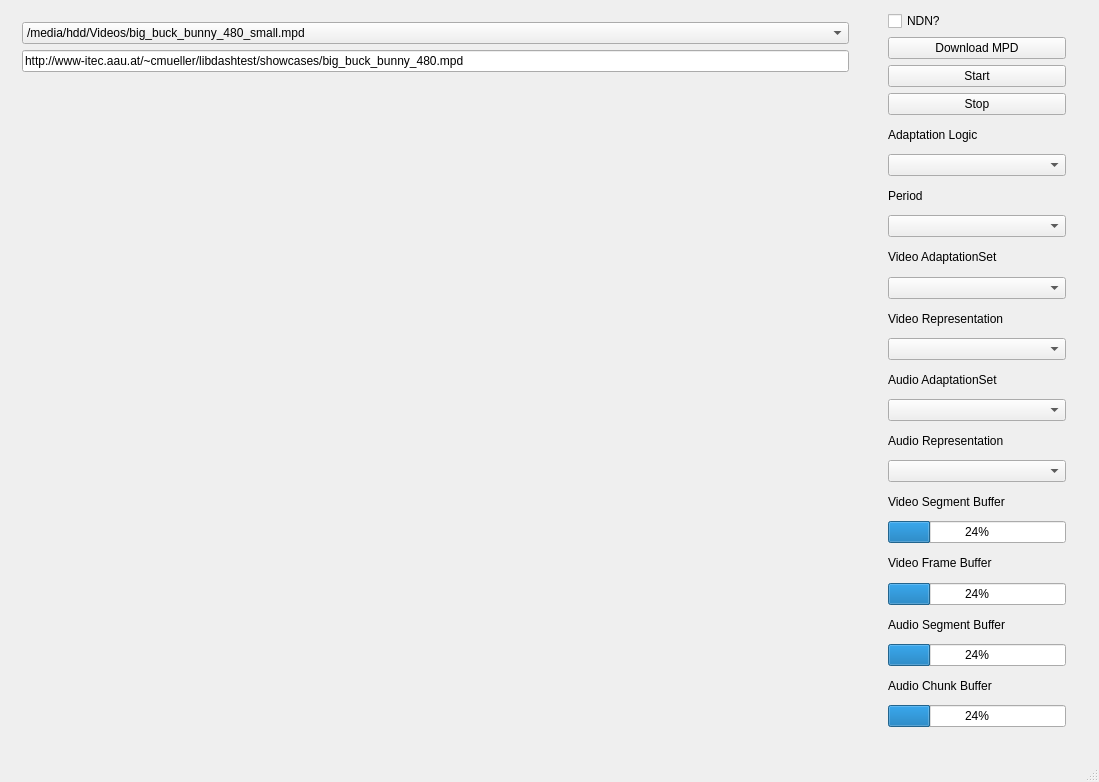
<?xml version="1.0" encoding="UTF-8"?>
<ui version="4.0">
 <class>QtSamplePlayerClass</class>
 <widget class="QMainWindow" name="QtSamplePlayerClass">
  <property name="enabled">
   <bool>true</bool>
  </property>
  <property name="geometry">
   <rect>
    <x>0</x>
    <y>0</y>
    <width>1099</width>
    <height>782</height>
   </rect>
  </property>
  <property name="windowTitle">
   <string>libdash player</string>
  </property>
  <widget class="QWidget" name="centralWidget">
   <layout class="QHBoxLayout" name="horizontalLayout">
    <item>
     <widget class="QWidget" name="widget" native="true">
      <property name="enabled">
       <bool>true</bool>
      </property>
      <property name="minimumSize">
       <size>
        <width>600</width>
        <height>0</height>
       </size>
      </property>
      <layout class="QVBoxLayout" name="verticalLayout_3">
       <item>
        <widget class="QComboBox" name="cb_mpd">
         <property name="editable">
          <bool>false</bool>
         </property>
         <item>
          <property name="text">
           <string>/media/hdd/Videos/big_buck_bunny_480_small.mpd</string>
          </property>
         </item>
         <item>
          <property name="text">
           <string>http://www-itec.aau.at/~cmueller/libdashtest/showcases/big_buck_bunny_480.mpd</string>
          </property>
         </item>
         <item>
          <property name="text">
           <string>http://www-itec.aau.at/~cmueller/libdashtest/showcases/redbull_2_resolutions.mpd</string>
          </property>
         </item>
         <item>
          <property name="text">
           <string>http://www-itec.aau.at/~cmueller/libdashtest/showcases/redbull_segment_template.mpd</string>
          </property>
         </item>
         <item>
          <property name="text">
           <string>http://dash.edgesuite.net/dash264/TestCases/1a/netflix/exMPD_BIP_TC1.mpd</string>
          </property>
         </item>
         <item>
          <property name="text">
           <string>http://dash.edgesuite.net/dash264/TestCases/1a/sony/SNE_DASH_SD_CASE1A_REVISED.mpd</string>
          </property>
         </item>
         <item>
          <property name="text">
           <string>http://dash.edgesuite.net/dash264/TestCases/1b/envivio/manifest.mpd</string>
          </property>
         </item>
         <item>
          <property name="text">
           <string>http://dash.edgesuite.net/dash264/TestCases/1b/thomson-networks/manifest.mpd</string>
          </property>
         </item>
         <item>
          <property name="text">
           <string>http://dash.edgesuite.net/dash264/TestCases/1c/envivio/manifest.mpd</string>
          </property>
         </item>
         <item>
          <property name="text">
           <string>http://dash.edgesuite.net/dash264/TestCases/2a/envivio/manifest.mpd</string>
          </property>
         </item>
         <item>
          <property name="text">
           <string>http://dash.edgesuite.net/dash264/TestCases/2a/sony/SNE_DASH_CASE_2A_SD_REVISED.mpd</string>
          </property>
         </item>
         <item>
          <property name="text">
           <string>http://dash.edgesuite.net/dash264/TestCases/2a/thomson-networks/manifest.mpd</string>
          </property>
         </item>
         <item>
          <property name="text">
           <string>http://dash.edgesuite.net/dash264/TestCases/3a/fraunhofer/ed.mpd</string>
          </property>
         </item>
         <item>
          <property name="text">
           <string>http://dash.edgesuite.net/dash264/TestCases/3b/fraunhofer/elephants_dream_heaac2_0.mpd</string>
          </property>
         </item>
         <item>
          <property name="text">
           <string>http://dash.edgesuite.net/dash264/TestCases/3b/sony/SNE_DASH_CASE3B_SD_REVISED.mpd</string>
          </property>
         </item>
         <item>
          <property name="text">
           <string>http://dash.edgesuite.net/dash264/TestCases/4b/sony/SNE_DASH_CASE4B_SD_REVISED.mpd</string>
          </property>
         </item>
         <item>
          <property name="text">
           <string>http://dash.edgesuite.net/dash264/TestCases/5a/1/manifest.mpd</string>
          </property>
         </item>
         <item>
          <property name="text">
           <string>http://dash.edgesuite.net/dash264/TestCases/5b/1/manifest.mpd</string>
          </property>
         </item>
         <item>
          <property name="text">
           <string>http://dash.edgesuite.net/dash264/TestCases/6c/envivio/manifest.mpd</string>
          </property>
         </item>
         <item>
          <property name="text">
           <string>http://dash.edgesuite.net/dash264/TestCases/6c/envivio/manifest2.mpd</string>
          </property>
         </item>
         <item>
          <property name="text">
           <string>http://tvnlive.dashdemo.edgesuite.net/live/manifest.mpd</string>
          </property>
         </item>
         <item>
          <property name="text">
           <string>http://ftp-itec.uni-klu.ac.at/dash/conformance/mp4-full-gdr/mp4-full-gdr-mpd-AV-BS.mpd</string>
          </property>
         </item>
         <item>
          <property name="text">
           <string>http://ftp-itec.uni-klu.ac.at/dash/conformance/mp4-full-gdr/mp4-full-gdr-mpd-AV-NBS.mpd</string>
          </property>
         </item>
         <item>
          <property name="text">
           <string>http://ftp-itec.uni-klu.ac.at/dash/conformance/mp4-live-periods/mp4-live-periods-mpd.mpd</string>
          </property>
         </item>
         <item>
          <property name="text">
           <string>http://ftp-itec.uni-klu.ac.at/dash/conformance/mp4-live/mp4-live-mpd-AV-BS.mpd</string>
          </property>
         </item>
         <item>
          <property name="text">
           <string>http://ftp-itec.uni-klu.ac.at/dash/conformance/mp4-live/mp4-live-mpd-AV-NBS.mpd</string>
          </property>
         </item>
         <item>
          <property name="text">
           <string>http://ftp-itec.uni-klu.ac.at/dash/conformance/mp4-main-multi/mp4-main-multi-mpd-AV-NBS.mpd</string>
          </property>
         </item>
         <item>
          <property name="text">
           <string>http://ftp-itec.uni-klu.ac.at/dash/conformance/mp4-main-ogop/mp4-main-ogop-mpd-AV-BS.mpd</string>
          </property>
         </item>
         <item>
          <property name="text">
           <string>http://ftp-itec.uni-klu.ac.at/dash/conformance/mp4-main-ogop/mp4-main-ogop-mpd-AV-NBS.mpd</string>
          </property>
         </item>
         <item>
          <property name="text">
           <string>http://ftp-itec.uni-klu.ac.at/dash/conformance/mp4-onDemand/mp4-onDemand-mpd-AV.mpd</string>
          </property>
         </item>
        </widget>
       </item>
       <item>
        <widget class="QLineEdit" name="lineEdit_mpd">
         <property name="text">
          <string>http://www-itec.aau.at/~cmueller/libdashtest/showcases/big_buck_bunny_480.mpd</string>
         </property>
        </widget>
       </item>
       <item>
        <widget class="sampleplayer::renderer::QTGLRenderer" name="videoelement" native="true">
         <property name="enabled">
          <bool>true</bool>
         </property>
         <property name="minimumSize">
          <size>
           <width>100</width>
           <height>100</height>
          </size>
         </property>
         <layout class="QVBoxLayout" name="videoLayout"/>
        </widget>
       </item>
      </layout>
     </widget>
    </item>
    <item>
     <widget class="QWidget" name="w_controls" native="true">
      <property name="sizePolicy">
       <sizepolicy hsizetype="Fixed" vsizetype="Preferred">
        <horstretch>0</horstretch>
        <verstretch>0</verstretch>
       </sizepolicy>
      </property>
      <layout class="QVBoxLayout" name="verticalLayout">
       <property name="topMargin">
        <number>0</number>
       </property>
       <item>
        <widget class="QWidget" name="w_boxes" native="true">
         <property name="minimumSize">
          <size>
           <width>200</width>
           <height>0</height>
          </size>
         </property>
         <property name="maximumSize">
          <size>
           <width>200</width>
           <height>800</height>
          </size>
         </property>
         <layout class="QVBoxLayout" name="verticalLayout_2">
          <property name="topMargin">
           <number>0</number>
          </property>
          <item>
           <widget class="QCheckBox" name="ndnCheckBox">
            <property name="text">
             <string>NDN?</string>
            </property>
            <property name="checked">
             <bool>false</bool>
            </property>
            <property name="autoRepeat">
             <bool>false</bool>
            </property>
            <property name="autoExclusive">
             <bool>false</bool>
            </property>
           </widget>
          </item>
          <item>
           <widget class="QPushButton" name="button_mpd">
            <property name="text">
             <string>Download MPD</string>
            </property>
           </widget>
          </item>
          <item>
           <widget class="QPushButton" name="button_start">
            <property name="text">
             <string>Start</string>
            </property>
           </widget>
          </item>
          <item>
           <widget class="QPushButton" name="button_stop">
            <property name="text">
             <string>Stop</string>
            </property>
           </widget>
          </item>
          <item>
           <widget class="QLabel" name="label_adaptationlogic">
            <property name="text">
             <string>Adaptation Logic</string>
            </property>
           </widget>
          </item>
          <item>
           <widget class="QComboBox" name="cb_adaptationlogic"/>
          </item>
          <item>
           <widget class="QLabel" name="label_period">
            <property name="text">
             <string>Period</string>
            </property>
           </widget>
          </item>
          <item>
           <widget class="QComboBox" name="cb_period"/>
          </item>
          <item>
           <widget class="QLabel" name="label">
            <property name="text">
             <string>Video AdaptationSet</string>
            </property>
           </widget>
          </item>
          <item>
           <widget class="QComboBox" name="cb_video_adaptationset"/>
          </item>
          <item>
           <widget class="QLabel" name="label_2">
            <property name="text">
             <string>Video Representation</string>
            </property>
           </widget>
          </item>
          <item>
           <widget class="QComboBox" name="cb_video_representation">
            <property name="minimumSize">
             <size>
              <width>0</width>
              <height>0</height>
             </size>
            </property>
           </widget>
          </item>
          <item>
           <widget class="QLabel" name="label_audio_adaptationset">
            <property name="text">
             <string>Audio AdaptationSet</string>
            </property>
           </widget>
          </item>
          <item>
           <widget class="QComboBox" name="cb_audio_adaptationset"/>
          </item>
          <item>
           <widget class="QLabel" name="label_audio_representation">
            <property name="text">
             <string>Audio Representation</string>
            </property>
           </widget>
          </item>
          <item>
           <widget class="QComboBox" name="cb_audio_representation"/>
          </item>
          <item>
           <widget class="QLabel" name="label_5">
            <property name="text">
             <string>Video Segment Buffer</string>
            </property>
           </widget>
          </item>
          <item>
           <widget class="QProgressBar" name="progressBar_V">
            <property name="value">
             <number>24</number>
            </property>
           </widget>
          </item>
          <item>
           <widget class="QLabel" name="label_6">
            <property name="text">
             <string>Video Frame Buffer</string>
            </property>
           </widget>
          </item>
          <item>
           <widget class="QProgressBar" name="progressBar_VF">
            <property name="value">
             <number>24</number>
            </property>
           </widget>
          </item>
          <item>
           <widget class="QLabel" name="label_7">
            <property name="text">
             <string>Audio Segment Buffer</string>
            </property>
           </widget>
          </item>
          <item>
           <widget class="QProgressBar" name="progressBar_A">
            <property name="value">
             <number>24</number>
            </property>
           </widget>
          </item>
          <item>
           <widget class="QLabel" name="label_8">
            <property name="text">
             <string>Audio Chunk Buffer</string>
            </property>
           </widget>
          </item>
          <item>
           <widget class="QProgressBar" name="progressBar_AC">
            <property name="value">
             <number>24</number>
            </property>
           </widget>
          </item>
         </layout>
        </widget>
       </item>
      </layout>
     </widget>
    </item>
   </layout>
  </widget>
  <widget class="QStatusBar" name="statusBar"/>
 </widget>
 <layoutdefault spacing="6" margin="11"/>
 <customwidgets>
  <customwidget>
   <class>sampleplayer::renderer::QTGLRenderer</class>
   <extends>QWidget</extends>
   <header>Renderer/QTGLRenderer.h</header>
   <container>1</container>
  </customwidget>
 </customwidgets>
 <resources>
  <include location="qtsampleplayer.qrc"/>
 </resources>
 <connections/>
</ui>
